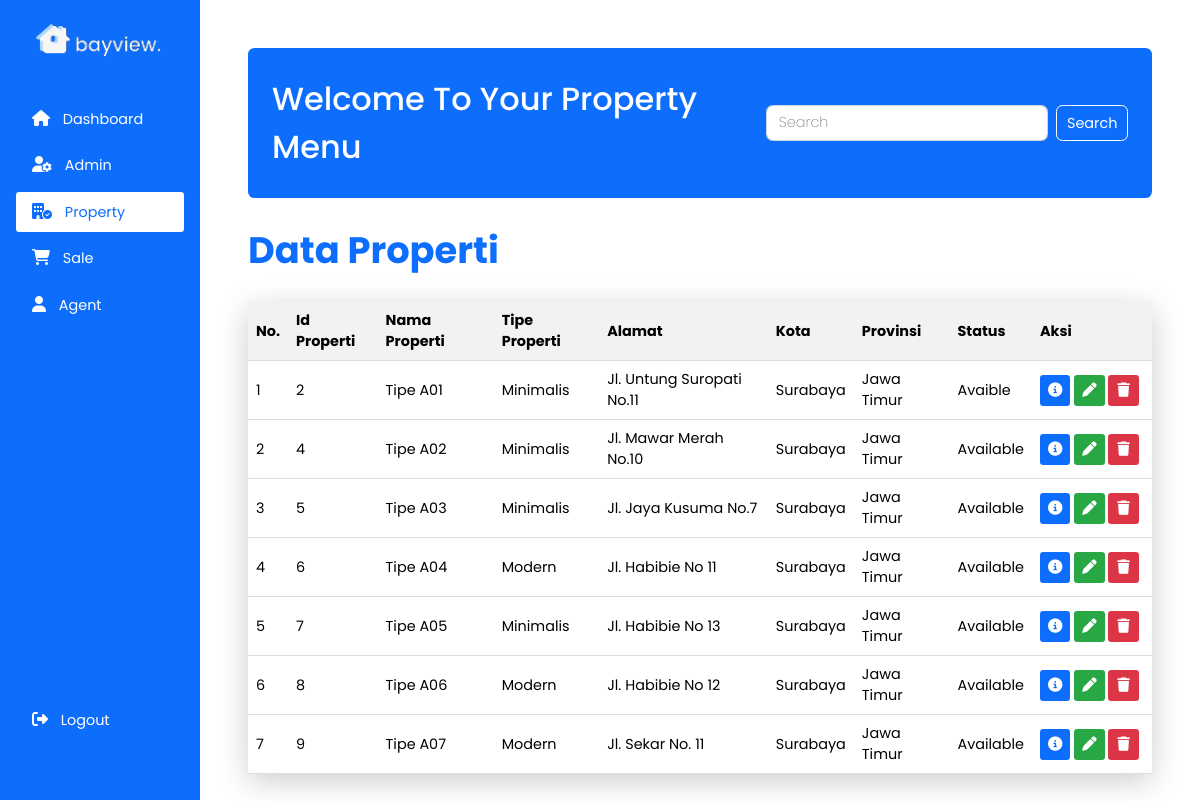
The app's page /admin/dashboard.php?page=showProperty (signed in) with its own data.
### tables this page shows
CREATE TABLE `properti` (
  `id_properti` int NOT NULL COMMENT 'Primary key',
  `id_agen` int NOT NULL COMMENT 'Foreign key agen yang menangani penjualan properti',
  `nama_properti` varchar(255) NOT NULL COMMENT 'Nama properti',
  `tipe_properti` varchar(255) NOT NULL COMMENT 'Tipe properti (rumah, apartemen, rumah ruko, villa)',
  `deskripsi` longtext NOT NULL COMMENT 'Deskripsi yang menggambarkan ringkasan property',
  `alamat` varchar(255) NOT NULL COMMENT 'Alamat properti',
  `kota` varchar(255) NOT NULL COMMENT 'Kota properti',
  `provinsi` varchar(255) NOT NULL COMMENT 'Provinsi properti',
  `luas_bangunan` int NOT NULL COMMENT 'Luas bangunan properti',
  `kamar_tidur` int NOT NULL COMMENT 'Jumlah kamar tidur',
  `kamar_mandi` int NOT NULL COMMENT 'Jumlah kamar mandi',
  `dapur` int NOT NULL COMMENT 'Jumlah dapur',
  `ruang_keluarga` int NOT NULL COMMENT 'Jumlah ruang keluarga',
  `balkon` int NOT NULL COMMENT 'Jumlah balkon',
  `harga` int NOT NULL COMMENT 'Harga jual properti',
  `status` varchar(255) NOT NULL COMMENT 'Status jual properti (avaible/sold out)',
  `gambar_1` blob COMMENT 'Gambar properti',
  `gambar_2` blob COMMENT 'Gambar properti',
  `gambar_3` blob COMMENT 'Gambar properti'
);

### database/connection.php (called while the page is built, shortened)
<?php
function connection()
{
   $dbServer = "localhost";
   $dbPort = 3306;
   $dbUser = "root";
   $dbPass = "";
   $dbName = "bayview";
   $conn = mysqli_connect($dbServer, $dbUser, $dbPass, $dbName, $dbPort);
   mysqli_select_db($conn, $dbName);
   return $conn;
}

### admin/properti/showProperty.php (the view, shortened to what this page needs)
<div class="welcome-box welcome-box-search">
  <h2>Welcome To Your Property Menu</h2>
  <form action="" method="GET" class="search-form" role="search">
    <input class="form-input" name="search" type="search" placeholder="Search" <?= isset($_GET['search']) ? 'value="' . $_GET['search'] . '"' : '' ?> aria-label="Search" />
    <button class="button search-button" type="submit">
      Search
    </button>
  </form>
</div>
<h1 class="heading-1">Data Properti</h1>
<table class="table">
  <thead>
    <tr>
      <th scope="col">No.</th>
      <th scope="col">Id Properti</th>
      <th scope="col">Nama Properti</th>
      <th scope="col">Tipe Properti</th>
      <th scope="col">Alamat</th>
      <th scope="col">Kota</th>
      <th scope="col">Provinsi</th>
      <th scope="col">Status</th>
      <th scope="col">Aksi</th>
    </tr>
  </thead>
  <tbody id="table-body">
    <?php
    $queryShowProperty = "SELECT * FROM properti";
    $resultShowProperty = mysqli_query(connection(), $queryShowProperty);
    $no = 1;
    while ($dataShowProperty = mysqli_fetch_array($resultShowProperty)) {
    ?>
      <tr>
        <td><?= $no; ?></td>
        <td><?= $dataShowProperty['id_properti'] ?></td>
        <td><?= $dataShowProperty['nama_properti'] ?></td>
        <td><?= $dataShowProperty['tipe_properti'] ?></td>
        <td><?= $dataShowProperty['alamat'] ?></td>
        <td><?= $dataShowProperty['kota'] ?></td>
        <td><?= $dataShowProperty['provinsi'] ?></td>
        <td><?= $dataShowProperty['status'] ?></td>
        <td class="action">
          <a href="?page=detailProperty&id_properti=<?php echo $dataShowProperty["id_properti"]; ?>"><i class="fa-solid fa-circle-info"></i></a>
          <a href="?page=updateProperty&kode=<?= $dataShowProperty['id_properti']; ?> "><i class="fa-solid fa-pen"></i></a>
          <a href="?page=showProperty&kode=<?= $dataShowProperty['id_properti']; ?>" onclick="return confirm('Menghapus properti akan menghapus data penjualan dengan properti yang berkaitan. Apakah anda yakin?');"><i class="fa-solid fa-trash"></i></a>
        </td>
      </tr>
    <?php
      $no++;
    } ?>
  </tbody>
</table>

### css/admin.css (style rules this page uses)
* { margin: 0; padding: 0; font-family: "Poppins", sans-serif; box-sizing: border-box; }
.welcome-box { color: white; box-sizing: border-box; background-color: #0d6efd; padding: 1.7rem 1.5rem; border-radius: 0.4rem; }
.welcome-box h2 { font-size: 2rem; font-weight: 500; color: white; }
.welcome-box-search { display: flex; justify-content: space-between; align-items: center; }
.search-form { display: flex; align-items: center; }
.form-input { width: 100%; padding: 0.4rem 0.75rem; font-size: 0.9rem; line-height: 1.5; color: #303030; background-color: #fff; background-clip: padding-box; border: 1px solid #ced4da; border-radius: 0.4rem; transition: border-color 0.15s ease-in-out, box-shadow 0.15s ease-in-out; }
::placeholder { color: #7d858d; font-weight: 200; }
.button { padding: 0.4rem 0.6rem; font-size: 0.9rem; color: #fff; border-radius: 0.4rem; text-align: center; cursor: pointer; border: none; border: 1px solid #fff; }
.button.search-button { margin-left: 0.5rem; background-color: transparent; color: #fff; transition: 0.3s; }
h1.heading-1 { color: #0d6efd; padding: 1.5rem 0; font-size: 2.3rem; font-weight: bolder; }
table { box-shadow: rgba(0, 0, 0, 0.2) 0px 7px 29px 0px; }
.table { width: 100%; border-collapse: collapse; border-spacing: 0; }
.table thead th { padding: 8px; text-align: left; background-color: #f2f2f2; border-bottom: 1px solid #ddd; font-size: 0.9rem; }
.table tbody td { padding: 8px; border-bottom: 1px solid #ddd; font-size: 0.9rem; }
.table tbody .action { width: 7.5rem; }
.fa-circle-info { background-color: #0d6efd; color: white; padding: 0.5rem; border-radius: 0.2rem; }
.fa-pen { background-color: #28a745; color: white; padding: 0.5rem; border-radius: 0.2rem; }
.fa-trash { background-color: #dc3545; color: white; padding: 0.5rem 0.55rem; border-radius: 0.2rem; }

### records on screen
properti: id_properti "2", nama_properti "Tipe A01", tipe_properti "Minimalis", alamat "Jl. Untung Suropati No.11", kota "Surabaya", provinsi "Jawa Timur", status "Avaible"
properti: id_properti "4", nama_properti "Tipe A02", tipe_properti "Minimalis", alamat "Jl. Mawar Merah No.10", kota "Surabaya", provinsi "Jawa Timur", status "Available"
properti: id_properti "5", nama_properti "Tipe A03", tipe_properti "Minimalis", alamat "Jl. Jaya Kusuma No.7", kota "Surabaya", provinsi "Jawa Timur", status "Available"
properti: id_properti "6", nama_properti "Tipe A04", tipe_properti "Modern", alamat "Jl. Habibie No 11", kota "Surabaya", provinsi "Jawa Timur", status "Available"
properti: id_properti "7", nama_properti "Tipe A05", tipe_properti "Minimalis", alamat "Jl. Habibie No 13", kota "Surabaya", provinsi "Jawa Timur", status "Available"
properti: id_properti "8", nama_properti "Tipe A06", tipe_properti "Modern", alamat "Jl. Habibie No 12", kota "Surabaya", provinsi "Jawa Timur", status "Available"
properti: id_properti "9", nama_properti "Tipe A07", tipe_properti "Modern", alamat "Jl. Sekar No. 11", kota "Surabaya", provinsi "Jawa Timur", status "Available"
